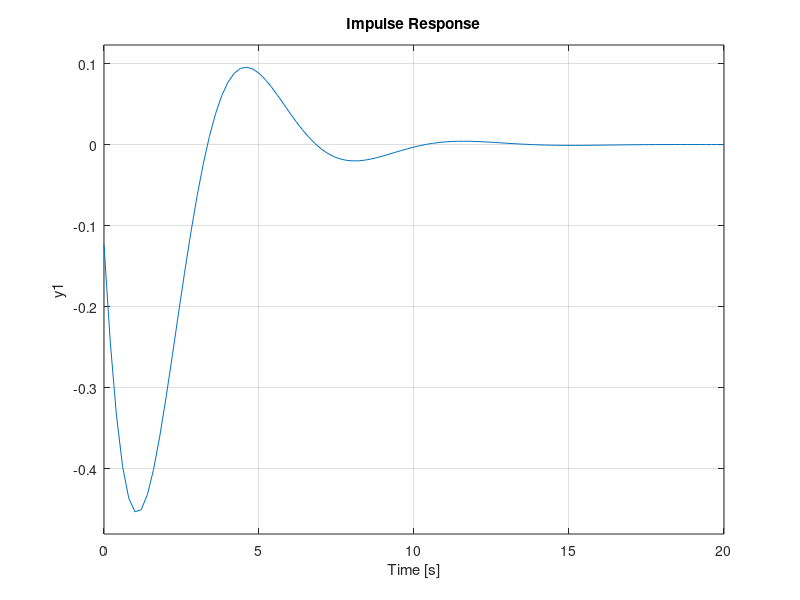

MATLAB code for this plot: (Note: this script raises an error after producing the figure.)
n1=[8 6 1];
d1=[1 2 8];
G1=tf(n1,d1);
n2=[1];
d2=[1];
H1=tf(n2,d2);
G2=feedback(G1,H1,-1);
impulse(G2)
%info is used to show the peak time and the settling time 
%right click on the figure to open characteristics
%Voila!
info (G2)
